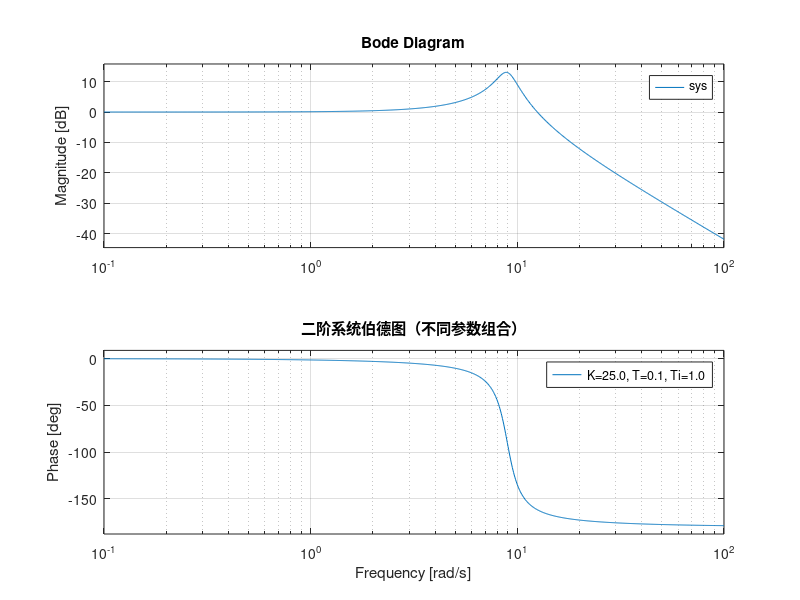

Reproduce this figure in MATLAB.
% 二阶系统伯德图绘制
clear; clc;

% 定义参数组合
params = [
    25, 0.1, 1;   % K=25, T=0.1, Ti=1
    25, 0.2, 1;   % K=25, T=0.2, Ti=1
    20, 0.5, 0.5; % K=20, T=0.5, Ti=0.5
];

% 创建伯德图
figure;
hold on;

for i = 1:size(params, 1)
    K = params(i, 1);
    T = params(i, 2);
    Ti = params(i, 3);
    
    % 计算自然频率和阻尼比
    wn = sqrt(K / (Ti * T));
    xi = 0.5 * sqrt(Ti / (K * T));
    
    % 构造传递函数
    num = K;
    den = [Ti*T, Ti, K];
    sys = tf(num, den);
    
    % 绘制伯德图
    bode(sys);
    
    % 显示参数信息
    legendInfo{i} = sprintf('K=%.1f, T=%.1f, Ti=%.1f', K, T, Ti);
end

% 添加图例和标题
legend(legendInfo, 'Location', 'best');
title('二阶系统伯德图（不同参数组合）');
grid on;
hold off;
